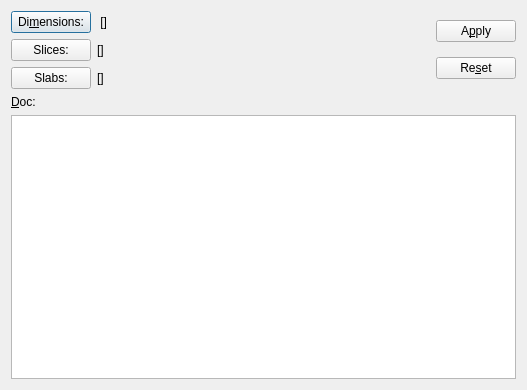
<?xml version="1.0" encoding="UTF-8"?>
<ui version="4.0">
 <class>SourceViewDlg</class>
 <widget class="QDialog" name="SourceViewDlg">
  <property name="geometry">
   <rect>
    <x>0</x>
    <y>0</y>
    <width>527</width>
    <height>390</height>
   </rect>
  </property>
  <property name="minimumSize">
   <size>
    <width>266</width>
    <height>390</height>
   </size>
  </property>
  <property name="windowTitle">
   <string>SourceView</string>
  </property>
  <layout class="QGridLayout" name="gridLayout">
   <item row="0" column="0">
    <layout class="QVBoxLayout" name="verticalLayout_3">
     <item>
      <layout class="QHBoxLayout" name="horizontalLayout_2">
       <item>
        <layout class="QVBoxLayout" name="verticalLayout_2">
         <item>
          <layout class="QHBoxLayout" name="horizontalLayout_4">
           <item>
            <widget class="QPushButton" name="dimPushButton">
             <property name="sizePolicy">
              <sizepolicy hsizetype="Fixed" vsizetype="Fixed">
               <horstretch>0</horstretch>
               <verstretch>0</verstretch>
              </sizepolicy>
             </property>
             <property name="text">
              <string>Di&amp;mensions:</string>
             </property>
            </widget>
           </item>
           <item>
            <widget class="QLabel" name="dimLabel">
             <property name="text">
              <string> []              </string>
             </property>
            </widget>
           </item>
           <item>
            <spacer name="horizontalSpacer_3">
             <property name="orientation">
              <enum>Qt::Horizontal</enum>
             </property>
             <property name="sizeHint" stdset="0">
              <size>
               <width>40</width>
               <height>20</height>
              </size>
             </property>
            </spacer>
           </item>
          </layout>
         </item>
         <item>
          <layout class="QHBoxLayout" name="horizontalLayout_11">
           <item>
            <widget class="QPushButton" name="slicePushButton">
             <property name="text">
              <string>Slices:</string>
             </property>
            </widget>
           </item>
           <item>
            <widget class="QLabel" name="sliceLabel">
             <property name="text">
              <string>[]</string>
             </property>
            </widget>
           </item>
           <item>
            <spacer name="sliceHorizontalSpacer">
             <property name="orientation">
              <enum>Qt::Horizontal</enum>
             </property>
             <property name="sizeHint" stdset="0">
              <size>
               <width>40</width>
               <height>20</height>
              </size>
             </property>
            </spacer>
           </item>
          </layout>
         </item>
         <item>
          <layout class="QHBoxLayout" name="horizontalLayout">
           <item>
            <widget class="QPushButton" name="slabPushButton">
             <property name="text">
              <string>Slabs:</string>
             </property>
            </widget>
           </item>
           <item>
            <widget class="QLabel" name="slabLabel">
             <property name="text">
              <string>[]</string>
             </property>
            </widget>
           </item>
           <item>
            <spacer name="slabHorizontalSpacer">
             <property name="orientation">
              <enum>Qt::Horizontal</enum>
             </property>
             <property name="sizeHint" stdset="0">
              <size>
               <width>40</width>
               <height>20</height>
              </size>
             </property>
            </spacer>
           </item>
          </layout>
         </item>
         <item>
          <spacer name="verticalSpacer_2">
           <property name="orientation">
            <enum>Qt::Vertical</enum>
           </property>
           <property name="sizeType">
            <enum>QSizePolicy::Minimum</enum>
           </property>
           <property name="sizeHint" stdset="0">
            <size>
             <width>20</width>
             <height>0</height>
            </size>
           </property>
          </spacer>
         </item>
        </layout>
       </item>
       <item>
        <spacer name="horizontalSpacer">
         <property name="orientation">
          <enum>Qt::Horizontal</enum>
         </property>
         <property name="sizeType">
          <enum>QSizePolicy::Maximum</enum>
         </property>
         <property name="sizeHint" stdset="0">
          <size>
           <width>40</width>
           <height>20</height>
          </size>
         </property>
        </spacer>
       </item>
       <item>
        <layout class="QVBoxLayout" name="verticalLayout">
         <item>
          <widget class="QPushButton" name="applyPushButton">
           <property name="text">
            <string>A&amp;pply</string>
           </property>
          </widget>
         </item>
         <item>
          <widget class="QPushButton" name="resetPushButton">
           <property name="text">
            <string>Re&amp;set</string>
           </property>
          </widget>
         </item>
         <item>
          <spacer name="verticalSpacer">
           <property name="orientation">
            <enum>Qt::Vertical</enum>
           </property>
           <property name="sizeType">
            <enum>QSizePolicy::Minimum</enum>
           </property>
           <property name="sizeHint" stdset="0">
            <size>
             <width>20</width>
             <height>0</height>
            </size>
           </property>
          </spacer>
         </item>
        </layout>
       </item>
      </layout>
     </item>
     <item>
      <widget class="QLabel" name="docLabel">
       <property name="text">
        <string>&amp;Doc:</string>
       </property>
       <property name="buddy">
        <cstring>docTextEdit</cstring>
       </property>
      </widget>
     </item>
     <item>
      <widget class="QTextEdit" name="docTextEdit"/>
     </item>
    </layout>
   </item>
  </layout>
 </widget>
 <tabstops>
  <tabstop>dimPushButton</tabstop>
  <tabstop>slicePushButton</tabstop>
  <tabstop>docTextEdit</tabstop>
  <tabstop>applyPushButton</tabstop>
  <tabstop>resetPushButton</tabstop>
 </tabstops>
 <resources/>
 <connections/>
</ui>
